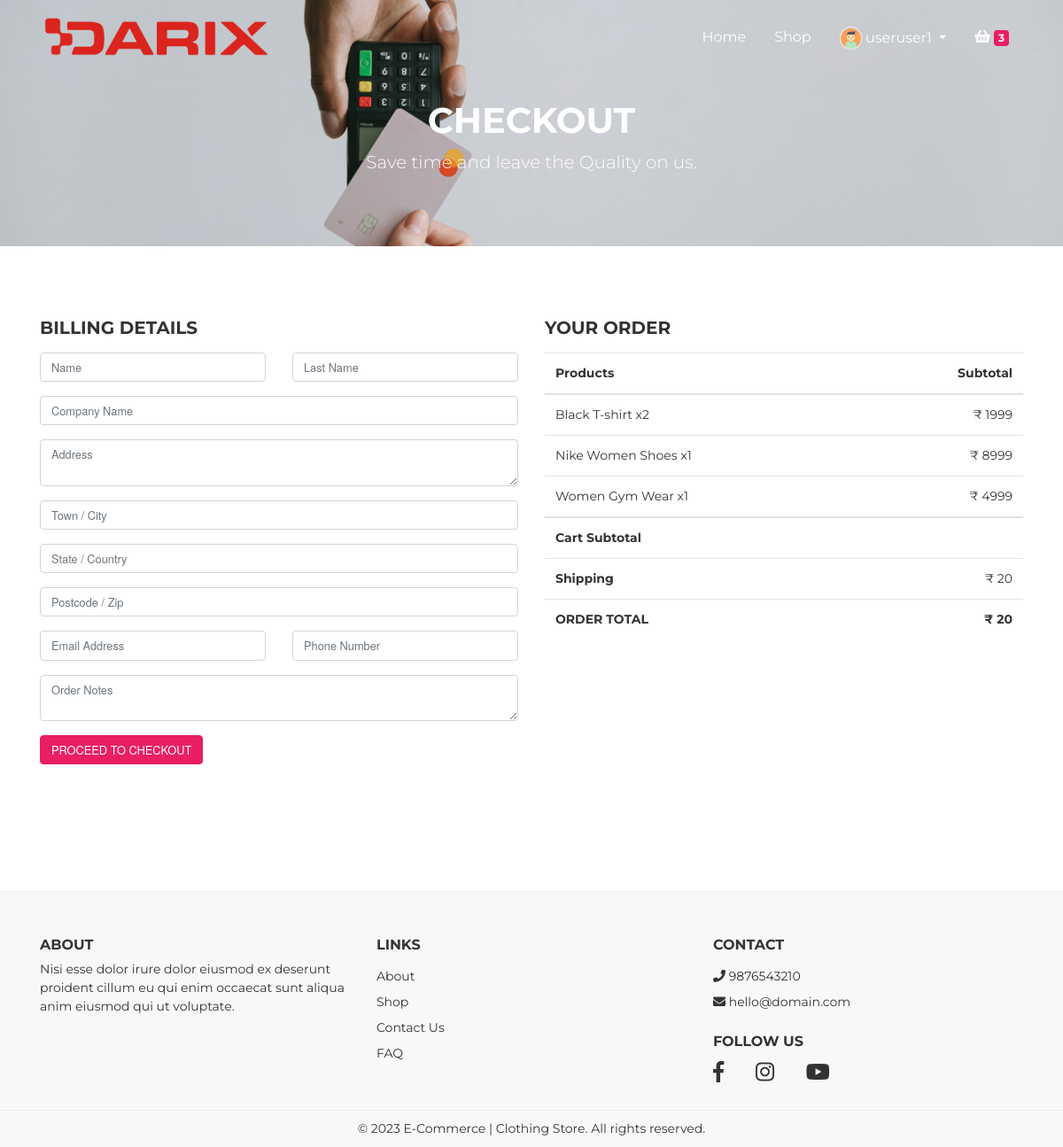
/products/checkout.php (signed in), run on the app's committed database.
### tables this page shows
CREATE TABLE `cart` (
  `id` int(3) NOT NULL,
  `pro_id` int(3) NOT NULL,
  `pro_title` varchar(200) NOT NULL,
  `pro_image` varchar(200) NOT NULL,
  `product_price` int(10) NOT NULL,
  `pro_qty` int(10) NOT NULL,
  `pro_subtotal` int(10) NOT NULL,
  `user_id` int(3) NOT NULL,
  `created_at` timestamp NOT NULL DEFAULT current_timestamp()
);

### products/checkout.php (the view, shortened to what this page needs)
<?php require "../includes/header.php"; ?>
<?php require "../config/config.php"; ?>
<?php
    $products = $conn->query("SELECT * FROM cart WHERE user_id='$_SESSION[user_id]'");
    $products->execute();
    $allProducts = $products->fetchAll(PDO::FETCH_OBJ);
?>
    <div id="page-content" class="page-content">
        <div class="banner">
            <div class="jumbotron jumbotron-bg text-center rounded-0" style="background-image: url('<?php echo APPURL; ?>/assets/img/bg_checkout.jpg');">
                <div class="container">
                    <h1 class="pt-5">
                        Checkout
                    </h1>
                    <p class="lead">
                        Save time and leave the Quality on us.
                    </p>
                </div>
            </div>
        </div>
        <section id="checkout">
            <div class="container">
                <div class="row">
                    <div class="col-xs-12 col-sm-6">
                        <h5 class="mb-3">BILLING DETAILS</h5>
                        <form action="checkout.php" method="POST" class="bill-detail">
                            <fieldset>
                                <div class="form-group row">
                                    <div class="col">
                                        <input class="form-control" placeholder="Name" type="text" name="name">
                                    </div>
                                    <div class="col">
                                        <input class="form-control" placeholder="Last Name" type="text" name="lname">
                                    </div>
                                </div>
                                <div class="form-group">
                                    <input class="form-control" placeholder="Company Name" type="text" name="company_name">
                                </div>
                                <div class="form-group">
                                    <textarea class="form-control" name="address" placeholder="Address"></textarea>
                                </div>
                                <div class="form-group">
                                    <input class="form-control" name="city" placeholder="Town / City" type="text">
                                </div>
                                <div class="form-group">
                                    <input class="form-control" name="country" placeholder="State / Country" type="text">
                                </div>
                                <div class="form-group">
                                    <input class="form-control" name="zip_code" placeholder="Postcode / Zip" type="text">
                                </div>
                                <div class="form-group row">
                                    <div class="col">
                                        <input class="form-control" name="email" placeholder="Email Address" type="email">
                                    </div>
                                    <div class="col">
                                        <input class="form-control" name="phone_number" placeholder="Phone Number" type="tel">
                                    </div>
                                </div>
                                <div class="form-group">
                                    <textarea class="form-control" name="order_notes" placeholder="Order Notes"></textarea>
                                </div>
                            </fieldset>
                            <button name="submit" type="submit" class="btn btn-primary float-left">PROCEED TO CHECKOUT </button>
                        </form>
                    </div>
                    <?php (int)$subtotal_price =0; ?>
                    <div class="col-xs-12 col-sm-6">
                        <div class="holder">
                            <h5 class="mb-3">YOUR ORDER</h5>
                            <div class="table-responsive">
                                <table class="table">
                                    <thead>
                                        <tr>
                                            <th>Products</th>
                                            <th class="text-right">Subtotal</th>
                                        </tr>
                                    </thead>
                                    <tbody>
                                        <?php foreach($allProducts as $product) : ?>
                                            <tr>
                                                <td>
                                                    <?php echo $product->pro_title; ?> x<?php echo $product->pro_qty; ?>
                                                </td>
                                                <td class="text-right">
                                                &#8377; <?php echo $product->product_price; $subtotal_price = $subtotal_price +$product->product_price; ?>
                                                </td>
                                            </tr>
                                        <?php endforeach; ?>
                                    </tbody>
                                    <tfooter>
                                        <tr>
                                            <td>
                                                <strong>Cart Subtotal</strong>
                                            </td>
                                            <td class="text-right">
                                            </td>
                                        </tr>
                                        <tr>
                                            <td>
                                                <strong>Shipping</strong>
                                            </td>
                                            <td class="text-right">
                                                &#8377; 20
                                            </td>
                                        </tr>
                                        <tr>
                                            <td>
                                                <strong>ORDER TOTAL</strong>
                                            </td>
                                            <td class="text-right">
                                                <strong>&#8377; <?php echo (int)$_SESSION['price'] + 20; ?></strong>
                                            </td>
                                        </tr>
                                    </tfooter>
                                </table>
                            </div>
                        </div>
                </div>
            </div>
        </section>
    </div>
<?php require "../includes/footer.php"; ?>

### assets/packages/o2system-ui/o2system-ui.css (style rules this page uses)
body { color:#333;font-size:14px;font-family:"Oxygen", "Helvetica Neue", Arial, sans-serif }
button,input,optgroup,select,textarea { font-family:"Oxygen", "Helvetica Neue", Arial, sans-serif }
input,select,.btn,.form-control,.dropdown-menu,.input-group-text { font-size:0.8rem }
.btn-primary { color:#FFF;background-color:#3783b5;border-color:#3783b5 }
.jumbotron { padding:4rem }
.jumbotron.jumbotron-bg { background-size:cover;color:#FFF }

### assets/css/theme.css (style rules this page uses)
body { color: #333333; font-size: 14px; font-family: "Montserrat", "Helvetica Neue", Arial, sans-serif; background: #fff; }
h1, h2, h3, h4, h5, h6 { text-transform: uppercase !important; font-weight: 700 !important; }
.btn-primary { background: #E91E63; border-color: #E91E63; }
section { padding: 80px 0; }
.banner .jumbotron { margin-bottom: 0; }
.banner .jumbotron .container { position: relative; z-index: 5; }

### data on the page
cart: pro_title "Black T-shirt", pro_qty "2", product_price "1999"
cart: pro_title "Nike Women Shoes", pro_qty "1", product_price "8999"
cart: pro_title "Women Gym Wear", pro_qty "1", product_price "4999"

### other printed values
$_SESSION['username'] "useruser1"
$num->num_products "3"
